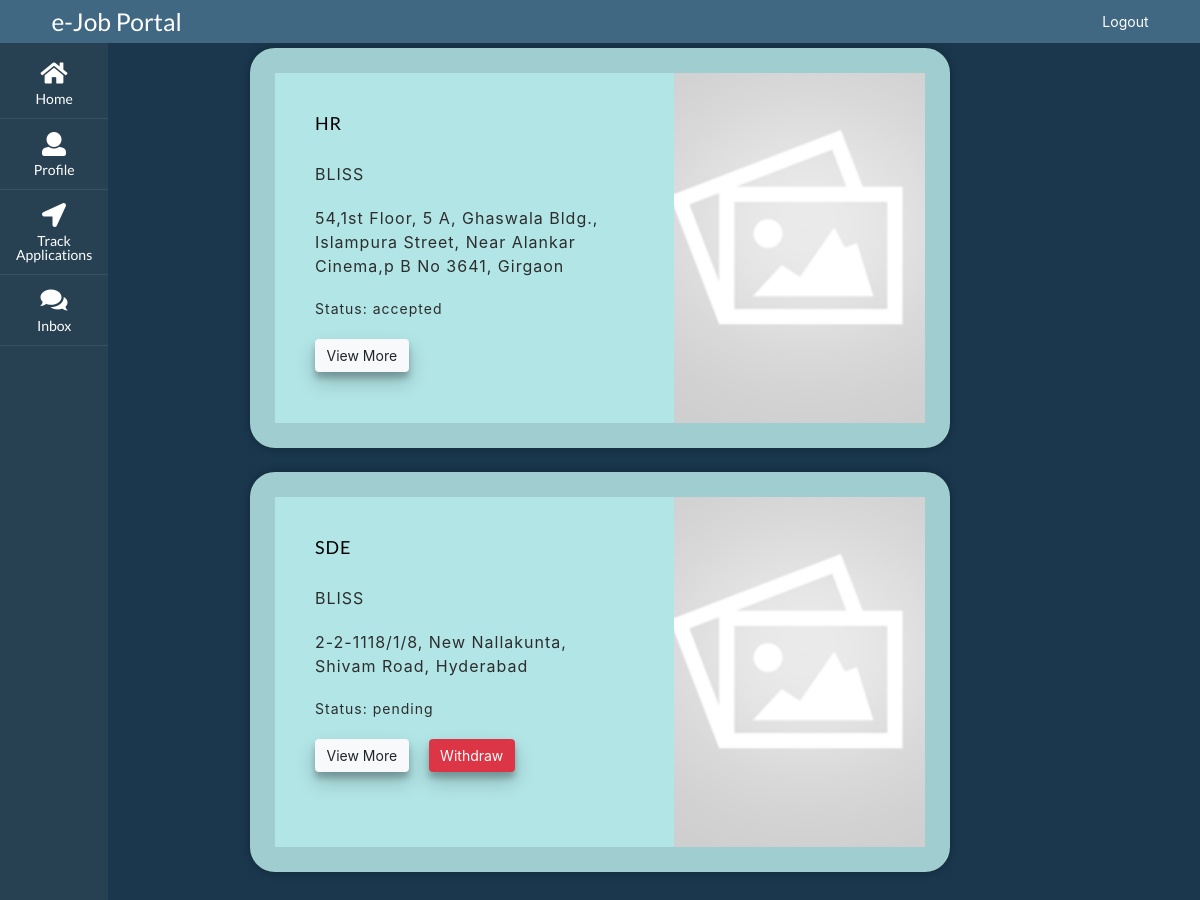
Page /employee/track-applications/ (signed in) on the committed database.
### employer/models.py (models this page shows)
class Job(models.Model):
  id = models.BigAutoField(primary_key=True)
  employer_id = models.ForeignKey(Employer, to_field='id', on_delete=models.CASCADE)
  title = models.CharField(max_length=150, null=False, blank=False)
  logo = models.ImageField(upload_to='', blank=True)
  company_name = models.CharField(max_length=300, null=False, blank=False)
  location = models.CharField(max_length=150, null=False, blank=False)
  about = models.CharField(max_length=3000, null=False, blank=False)
  qualifications = models.CharField(max_length=3000, blank=True)
  responsibility = models.CharField(max_length=3000, blank=True)
  experience = models.IntegerField(blank=True, null=True, default = 0)
  job_type = models.CharField(max_length=50, blank=True, choices=jobType)
  package = models.CharField(max_length=150, blank=True)
  skills = models.CharField(max_length=350, blank=True)
  status = models.CharField(max_length=50, default="pending", null=False, blank=False)

### employee/views.py (the view, shortened to what this page needs)
# urls.py: path('track-applications/', employeeTrackApplication_view, name='employeeTrackApplication_view'),
@login_required
def employeeTrackApplication_view(request):
  if request.user.role == 'EMPLOYEE':
    emp = Employee.objects.filter(user=request.user).first()
    confirm = False
    confirmError = ''
    appliedJobsObj = JobApplications.objects.filter(employee_id=emp.id)
    ids = list(appliedJobsObj.values_list('job_id', flat=True))
    status = list(appliedJobsObj.values_list('status', flat=True))
    jobs = []
    for i in ids:
      job = Job.objects.filter(id=i).first()
      jobs.append(job)
    job_status = zip(jobs, status)
    context = {
      'jobs': job_status,
      'confirm': confirm,
      'confirmError': confirmError
    }
    return render(request, 'track-application.html', context)

### employee/templates/track-application.html (shortened to what this page needs)
{% extends "base.html" %}
{% block content %}
<div class="page">
  <div class="page-box">
    {% for j, s in jobs %}
      <div class="empcard ">
        <div class="empcard-description">
          <h2 class="empcard-description-title">{{j.title}}</h2>
          <span class="empcard-description-subtitle">{{j.company_name}}</span>
          <span class="empcard-description-subtitle">{{j.location}}</span>
          <span class="empcard-description-skills">Status: {{s}}</span>
          <div style="display: flex; gap: 20px;">
            <button class="empcard-btn btn btn-light" onclick="viewEmp('mymodal{{forloop.counter0}}')">View More</button>
            {% if s == 'pending' %}
              <form action="" method="POST">
                <button class="empcard-btn btn btn-danger" type="submit" value="{{j.id}}" name="submit">Withdraw</button>
              </form>
            {% endif %}
          </div>
        </div>
        <div class="emp-card-img">
          {% if j.logo %}
            <img class="empcard-image" src={{j.logo.url}}>
          {% else %}
            <img class="empcard-image" src="/media/empty-img.png">
          {% endif %}
        </div>
      </div>
    {% endfor %}
  </div>
</div>
{% endblock %}

### static/style.css (style rules this page uses)
body { height: auto !important; }
.page { background: #1A374D; height: 100%; width: 100%; color: white; min-height: 100vh; }
.page-box { padding: 4vw 10vw; width: 100%; }
.empcard { display: flex; align-items: center; justify-content: space-between; width: 700px; height: 400px; position: relative; color: #2d2d2d; background-color: #b2e5e6; letter-spacing: 1px; border: 25px solid #a0cdcf; border-radius: 25px; overflow: hidden; box-shadow: 0 0 10px rgba(0, 0, 0, 0.3); margin: 0 auto; margin-bottom: 2vw; }
.empcard .empcard-description { display: flex; flex-direction: column; gap: 20px; padding: 40px; width: 100%; height: 100%; }
.empcard .empcard-description .empcard-description-title { color: black; font-size: 18px; }
.empcard .empcard-description .empcard-description-subtitle { display: block; font-size: 16px; }
.empcard .empcard-description .empcard-description-skills { display: block; font-size: 14px; cursor: pointer; }
.emp-card-img { width: 450px; height: 100%; }
.empcard-image { height: 100% !important; width: 100% !important; object-fit: cover !important; }
.empcard-btn { box-shadow: 0 10px 20px rgba(0,0,0,0.19), 0 6px 6px rgba(0,0,0,0.23); }

### rows in the picture
Job: title "HR", company_name "BLISS", location "54,1st Floor, 5 A, Ghaswala Bldg., Islampura Street, Near Alankar Cinema,p B No 3641, Girgaon", s "accepted"
Job: title "SDE", company_name "BLISS", location "2-2-1118/1/8, New Nallakunta, Shivam Road, Hyderabad", s "pending", {{ j.id }} 5 (drawn)
